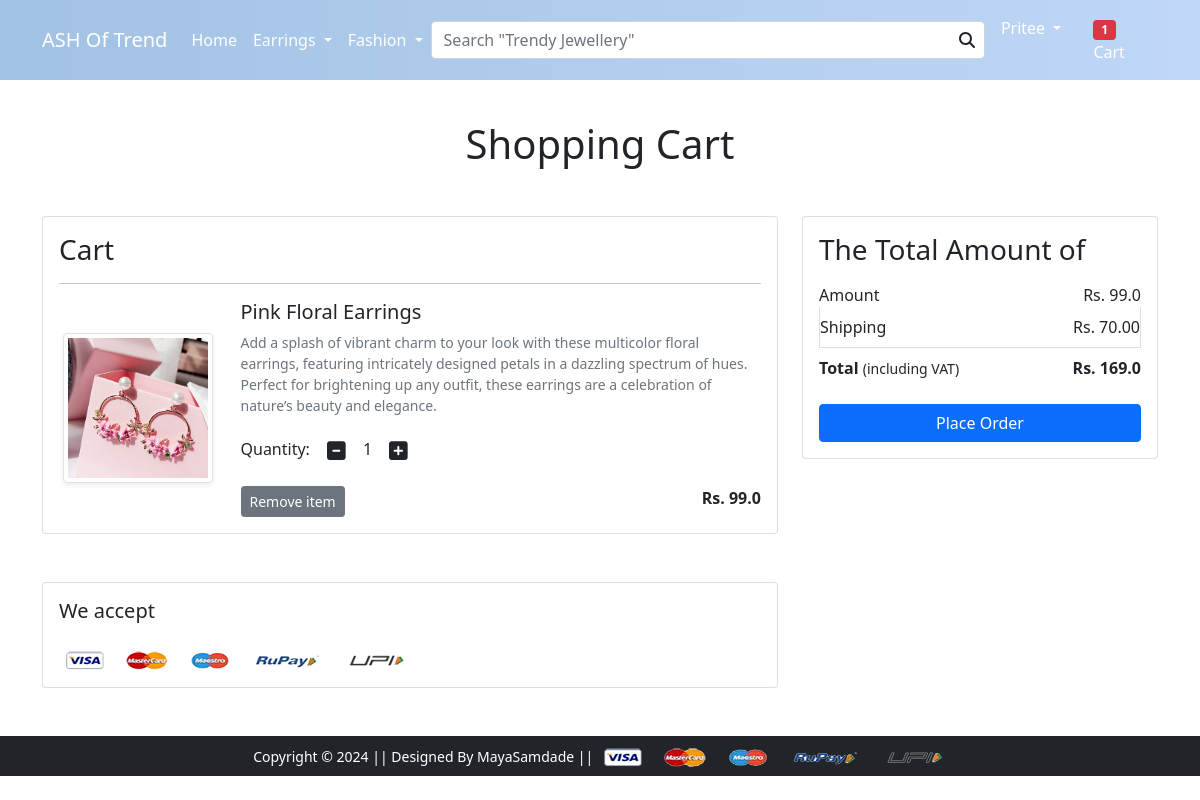
The page /cart/ (signed in) on the database its author committed.
### app/models.py (models this page shows, shortened)
class Cart(models.Model):
    user = models.ForeignKey(User, on_delete=models.CASCADE)
    product = models.ForeignKey(Product, on_delete=models.CASCADE)
    quantity = models.PositiveIntegerField(default=1)

class Product(models.Model):
    title = models.CharField(max_length=100)
    selling_price = models.FloatField()
    discounted_price = models.FloatField()
    description = models.TextField()
    brand = models.CharField(max_length=100)
    category = models.CharField(choices=CATEGORY_CHOICES, max_length=2)
    product_image = models.ImageField(upload_to='productimg')

### app/views.py (the view)
# urls.py: path('cart/', views.show_cart, name='showcart'),
@login_required
def show_cart(request):
    if request.user.is_authenticated:
        user = request.user
        cart = Cart.objects.filter(user=user)
        amount = 0.0
        shipping_amount = 70.0
        total_amount = 0.0
        cart_product = [p for p in Cart.objects.all() if p.user == user]
        if cart_product:
            for p in cart_product:
                tempamount = (p.quantity * p.product.discounted_price)
                amount += tempamount
            total_amount = amount + shipping_amount  # Calculate the total amount here
            return render(request, 'app/addtocart.html', {
                'carts': cart,
                'totalamount': total_amount,
                'amount': amount
            })
        else:
            return render(request, 'app/emptycart.html')

### app/context_processors.py (called while the page is built)
def cart_item_count(request):
    count = 0
    if request.user.is_authenticated:
        count = Cart.objects.filter(user=request.user).count()
    if count > 0:
        return {'cart_item_count': count}
    return {'cart_item_count': 0}

### app/templates/app/addtocart.html (shortened to what this page needs)
{% extends 'app/base.html' %}
{% load static %}
{% block main-content %}
<div class="container my-5">
  <br><br><br>
  <div class="row">
    <h1 class="text-center mb-5">Shopping Cart</h1>
    <div class="col-sm-8">
      <div class="card">
        <div class="card-body">
          <h3>Cart</h3>
          {% for cart in carts %}
          <hr>
          <div class="row">
            <div class="col-sm-3 text-center align-self-center">
              <img src="{{cart.product.product_image.url}}" alt="" srcset="" class="img-fluid img-thumbnail shadow-sm" height="150" width="150">
            </div>
            <div class="col-sm-9">
              <div>
                <h5>{{cart.product.title}}</h5>
                <p class="mb-2 text-muted small">
                  {{cart.product.description}}
                </p>
                <div class="my-3">
                  <label for="quantity">Quantity:</label>
                  <a class="minus-cart btn" pid="{{cart.product.id}}"><i class="fas fa-minus-square fa-lg"></i></a>
                  <span id="quantity-{{cart.product.id}}">{{cart.quantity}}</span>
                  <a class="plus-cart btn" pid="{{cart.product.id}}"><i class="fas fa-plus-square fa-lg"></i></a>
              </div>
                <div class="d-flex justify-content-between">
                  <a href="#" class="btn btn-sm btn-secondary mr-3 remove-cart" pid="{{cart.product.id}}">Remove item </a>
                  <p class="mb-0"><span><strong>Rs. {{cart.product.discounted_price}}</strong></span></p>
                </div>
              </div>
            </div>
          </div>
          {% endfor %}
        </div>
      </div>
    </div>
    <div class="col-sm-4">
      <div class="card">
        <div class="card-body">
          <h3>The Total Amount of</h3>
          <ul class="list-group">
            <li class="list-group-item d-flex justify-content-between align-items-center border-0 px-0 pb-0">Amount<span>Rs. <span id="amount">{{amount}}</span></span></li>
            <li class="list-group-item d-flex justify-content-between align-items-center px-0">Shipping<span>Rs. 70.00</span></li>
            <li class="list-group-item d-flex justify-content-between align-items-center border-0 px-0 mb-3">
              <div>
                <strong>Total</strong> <small>(including VAT)</small>
              </div>
              <span><strong>Rs. <strong id="totalamount">{{totalamount}}</strong></strong></span>
            </li>
          </ul>
          <div class="d-grid"><a href="{% url 'checkout' %}" class="btn btn-primary">Place Order</a></div>
        </div>
      </div>
    </div>
  </div>
</div>
<div class="container">
  <div class="row">
    <div class="col-sm-8">
      <div class="card">
        <div class="card-body">
          <h5 class="mb-4">We accept</h5>
          <img src="{% static 'app/images/payment.png' %}" alt="" class="img-fluid">
        </div>
      </div>
    </div>
  </div>
</div>
{% endblock main-content %}

### app/templates/app/base.html (shortened to what this page needs)
<!doctype html>
{% load static %}
<html lang="en">
  <head>
    <link href="https://cdn.jsdelivr.net/npm/bootstrap@5.0.0-beta1/dist/css/bootstrap.min.css" rel="stylesheet">
    <link rel="stylesheet" href="{% static 'app/css/owl.carousel.min.css' %}">
    <link rel="stylesheet" href="{% static 'app/css/all.min.css' %}">
    <link rel="stylesheet" href="{% static 'app/css/style.css' %}">
  </head>
  <body>
    <nav class="navbar navbar-expand-lg navbar-dark fixed-top" style="background: linear-gradient(to right, #a2c2e3, #c0d7f7);">
      <div class="container">
        <a class="navbar-brand" href="/">ASH Of Trend</a>
        <div class="collapse navbar-collapse" id="navbarSupportedContent">
          <ul class="navbar-nav me-auto mb-2 mb-lg-0">
            <li class="nav-item">
              <a class="nav-link active" aria-current="page" href="/">Home</a>
            </li>
            <li class="nav-item dropdown">
              <a class="nav-link dropdown-toggle text-white" href="#" id="electronicsDropdown" role="button" data-bs-toggle="dropdown" aria-expanded="false">
                Earrings
              </a>
            </li>
            <li class="nav-item dropdown">
              <a class="nav-link dropdown-toggle text-white" href="#" id="fashionDropdown" role="button" data-bs-toggle="dropdown" aria-expanded="false">
                Fashion
              </a>
            </li>
          </ul>
          <form class="position-relative search-bar mx-auto" id="search-form">
            <input
                id="search-input"
                class="form-control"
                type="search"
                placeholder='Search "Trendy Jewellery"'
                aria-label="Search"
                autocomplete="off"
            />
            <span class="search-icon">
                <i class="fas fa-search"></i>
            </span>
        </form>
          <div>
            <ul class="navbar-nav me-auto mb-2 mb-lg-0">
                {% if request.user.is_authenticated %}
                    <li class="nav-item dropdown mx-2">
                        <a class="nav-link dropdown-toggle text-white" href="#" id="profileDropdown" role="button" data-bs-toggle="dropdown" aria-expanded="false">
                            <span class="text-capitalize">{{request.user}}</span>
                        </a>
                    </li>
                    <li class="nav-item mx-2">
                      <a href="{% url 'showcart' %}" class="nav-link text-white">
                          {% if cart_item_count > 0 %}
                          <span class="badge bg-danger">{{ cart_item_count }}</span>
                          {% endif %}
                          Cart
                      </a>
                  </li>
                {% endif %}
            </ul>
        </div>
        </div>
      </div>
    </nav>
    {% block main-content %} {% endblock main-content %}
    <footer class="container-fluid bg-dark text-center p-2 mt-5">
        <small class="text-white">Copyright &copy; 2024 || Designed By MayaSamdade || </small>
        <img src="{% static 'app/images/payment.png' %}" alt="" srcset="" class="img-fluid" height="2px">
    </footer>
  </body>
</html>

### app/templates/app/base.html (style rules this page uses)
.search-bar { width: 60%; }
.search-bar input[type="search"] { padding-right: 40px; }
.search-icon { position: absolute; right: 10px; top: 50%; transform: translateY(-50%); cursor: pointer; }

### rows shown on the page
Cart: product.product_image (picture), product "Pink Floral Earrings", product.description "Add a splash of vibrant charm to your look with these multicolor floral earrings, featuring intricately designed petals in a dazzling spectrum of hues. Perfect for brightening up any outfit, these earrings are a celebration of nature’s beauty and elegance.", quantity "1", product.discounted_price "99.0"

### other values the page prints
{{ request.user }} "Pritee"
{{ cart_item_count }} "1"
{{ amount }} "99.0"
{{ totalamount }} "169.0"
